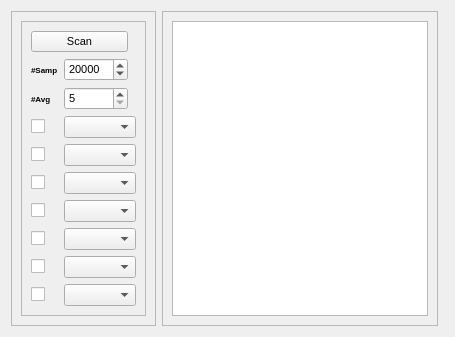
      <widget class="QWidget" name="psTWpage2">
       <property name="font">
        <font>
         <weight>75</weight>
         <italic>false</italic>
         <bold>true</bold>
        </font>
       </property>
       <attribute name="title">
        <string>Scan</string>
       </attribute>
       <layout class="QGridLayout" name="gridLayout_11">
        <item row="1" column="2">
         <layout class="QGridLayout" name="gridLayout_17">
          <item row="0" column="0">
           <widget class="QFrame" name="frame_13">
            <property name="frameShape">
             <enum>QFrame::StyledPanel</enum>
            </property>
            <property name="frameShadow">
             <enum>QFrame::Raised</enum>
            </property>
            <widget class="QLabel" name="label_16">
             <property name="geometry">
              <rect>
               <x>220</x>
               <y>20</y>
               <width>121</width>
               <height>16</height>
              </rect>
             </property>
             <property name="text">
              <string>Fake Scan</string>
             </property>
            </widget>
            <widget class="QLabel" name="label_23">
             <property name="geometry">
              <rect>
               <x>10</x>
               <y>90</y>
               <width>121</width>
               <height>16</height>
              </rect>
             </property>
             <property name="text">
              <string>Points</string>
             </property>
            </widget>
            <widget class="QSpinBox" name="spinBoxFakeScanPoints">
             <property name="geometry">
              <rect>
               <x>100</x>
               <y>90</y>
               <width>91</width>
               <height>22</height>
              </rect>
             </property>
             <property name="maximum">
              <number>10000000</number>
             </property>
             <property name="singleStep">
              <number>10</number>
             </property>
             <property name="value">
              <number>200</number>
             </property>
            </widget>
            <widget class="QPushButton" name="FakeScanStartButton">
             <property name="geometry">
              <rect>
               <x>10</x>
               <y>30</y>
               <width>93</width>
               <height>28</height>
              </rect>
             </property>
             <property name="text">
              <string>Start</string>
             </property>
            </widget>
            <widget class="QPushButton" name="FakeScanSaveButton">
             <property name="geometry">
              <rect>
               <x>10</x>
               <y>250</y>
               <width>93</width>
               <height>28</height>
              </rect>
             </property>
             <property name="text">
              <string>Save</string>
             </property>
            </widget>
           </widget>
          </item>
         </layout>
        </item>
        <item row="1" column="0">
         <widget class="QFrame" name="frame_6">
          <property name="frameShape">
           <enum>QFrame::StyledPanel</enum>
          </property>
          <property name="frameShadow">
           <enum>QFrame::Raised</enum>
          </property>
          <layout class="QGridLayout" name="gridLayout_12">
           <item row="0" column="1">
            <layout class="QGridLayout" name="psScanLayout1"/>
           </item>
           <item row="0" column="0">
            <widget class="QFrame" name="frame_7">
             <property name="maximumSize">
              <size>
               <width>150</width>
               <height>16777215</height>
              </size>
             </property>
             <property name="frameShape">
              <enum>QFrame::StyledPanel</enum>
             </property>
             <property name="frameShadow">
              <enum>QFrame::Raised</enum>
             </property>
             <layout class="QGridLayout" name="gridLayout_10">
              <item row="9" column="0">
               <widget class="QCheckBox" name="ScanGatecheckBox7">
                <property name="font">
                 <font>
                  <pointsize>4</pointsize>
                 </font>
                </property>
                <property name="text">
                 <string/>
                </property>
               </widget>
              </item>
              <item row="6" column="0">
               <widget class="QCheckBox" name="ScanGatecheckBox2">
                <property name="font">
                 <font>
                  <pointsize>4</pointsize>
                 </font>
                </property>
                <property name="text">
                 <string/>
                </property>
               </widget>
              </item>
              <item row="8" column="1" colspan="2">
               <widget class="QComboBox" name="ScanGatecomboBox6">
                <property name="font">
                 <font>
                  <pointsize>6</pointsize>
                 </font>
                </property>
               </widget>
              </item>
              <item row="3" column="0">
               <widget class="QCheckBox" name="ScanGatecheckBox1">
                <property name="font">
                 <font>
                  <pointsize>4</pointsize>
                 </font>
                </property>
                <property name="text">
                 <string/>
                </property>
               </widget>
              </item>
              <item row="3" column="1" colspan="2">
               <widget class="QComboBox" name="ScanGatecomboBox1">
                <property name="font">
                 <font>
                  <pointsize>8</pointsize>
                  <weight>50</weight>
                  <bold>false</bold>
                 </font>
                </property>
               </widget>
              </item>
              <item row="6" column="1" colspan="2">
               <widget class="QComboBox" name="ScanGatecomboBox4">
                <property name="font">
                 <font>
                  <pointsize>6</pointsize>
                 </font>
                </property>
               </widget>
              </item>
              <item row="5" column="0">
               <widget class="QCheckBox" name="ScanGatecheckBox3">
                <property name="font">
                 <font>
                  <pointsize>4</pointsize>
                 </font>
                </property>
                <property name="text">
                 <string/>
                </property>
               </widget>
              </item>
              <item row="9" column="1" colspan="2">
               <widget class="QComboBox" name="ScanGatecomboBox7">
                <property name="font">
                 <font>
                  <pointsize>6</pointsize>
                 </font>
                </property>
               </widget>
              </item>
              <item row="2" column="1">
               <widget class="QSpinBox" name="NAvgScanGatespinBox">
                <property name="font">
                 <font>
                  <pointsize>8</pointsize>
                  <weight>50</weight>
                  <bold>false</bold>
                 </font>
                </property>
                <property name="minimum">
                 <number>5</number>
                </property>
                <property name="maximum">
                 <number>10000</number>
                </property>
                <property name="singleStep">
                 <number>1</number>
                </property>
               </widget>
              </item>
              <item row="0" column="0" colspan="2">
               <widget class="QPushButton" name="ScanGateButton">
                <property name="font">
                 <font>
                  <pointsize>8</pointsize>
                  <weight>50</weight>
                  <bold>false</bold>
                 </font>
                </property>
                <property name="text">
                 <string>Scan</string>
                </property>
               </widget>
              </item>
              <item row="8" column="0">
               <widget class="QCheckBox" name="ScanGatecheckBox5">
                <property name="font">
                 <font>
                  <pointsize>4</pointsize>
                 </font>
                </property>
                <property name="text">
                 <string/>
                </property>
               </widget>
              </item>
              <item row="7" column="0">
               <widget class="QCheckBox" name="ScanGatecheckBox6">
                <property name="font">
                 <font>
                  <pointsize>4</pointsize>
                 </font>
                </property>
                <property name="text">
                 <string/>
                </property>
               </widget>
              </item>
              <item row="2" column="0">
               <widget class="QLabel" name="label_2">
                <property name="font">
                 <font>
                  <pointsize>6</pointsize>
                 </font>
                </property>
                <property name="text">
                 <string>#Avg</string>
                </property>
               </widget>
              </item>
              <item row="4" column="0">
               <widget class="QCheckBox" name="ScanGatecheckBox4">
                <property name="font">
                 <font>
                  <pointsize>4</pointsize>
                 </font>
                </property>
                <property name="text">
                 <string/>
                </property>
               </widget>
              </item>
              <item row="4" column="1" colspan="2">
               <widget class="QComboBox" name="ScanGatecomboBox2">
                <property name="font">
                 <font>
                  <pointsize>6</pointsize>
                 </font>
                </property>
               </widget>
              </item>
              <item row="5" column="1" colspan="2">
               <widget class="QComboBox" name="ScanGatecomboBox3">
                <property name="font">
                 <font>
                  <pointsize>6</pointsize>
                 </font>
                </property>
               </widget>
              </item>
              <item row="7" column="1" colspan="2">
               <widget class="QComboBox" name="ScanGatecomboBox5">
                <property name="font">
                 <font>
                  <pointsize>6</pointsize>
                 </font>
                </property>
               </widget>
              </item>
              <item row="1" column="1">
               <widget class="QSpinBox" name="NrDataPtsSpinBox">
                <property name="font">
                 <font>
                  <pointsize>8</pointsize>
                  <weight>50</weight>
                  <bold>false</bold>
                 </font>
                </property>
                <property name="maximum">
                 <number>1000000</number>
                </property>
                <property name="singleStep">
                 <number>1000</number>
                </property>
                <property name="value">
                 <number>20000</number>
                </property>
               </widget>
              </item>
              <item row="1" column="0">
               <widget class="QLabel" name="label_9">
                <property name="font">
                 <font>
                  <pointsize>6</pointsize>
                  <weight>75</weight>
                  <bold>true</bold>
                 </font>
                </property>
                <property name="text">
                 <string>#Samp</string>
                </property>
               </widget>
              </item>
             </layout>
            </widget>
           </item>
          </layout>
         </widget>
        </item>
        <item row="1" column="1">
         <widget class="QFrame" name="frame_5">
          <property name="frameShape">
           <enum>QFrame::StyledPanel</enum>
          </property>
          <property name="frameShadow">
           <enum>QFrame::Raised</enum>
          </property>
          <layout class="QGridLayout" name="gridLayout_14">
           <item row="0" column="0">
            <layout class="QGridLayout" name="psScanLayout2">
             <item row="0" column="0">
              <widget class="QTableWidget" name="FakeScanTable"/>
             </item>
            </layout>
           </item>
          </layout>
         </widget>
        </item>
       </layout>
      </widget>
